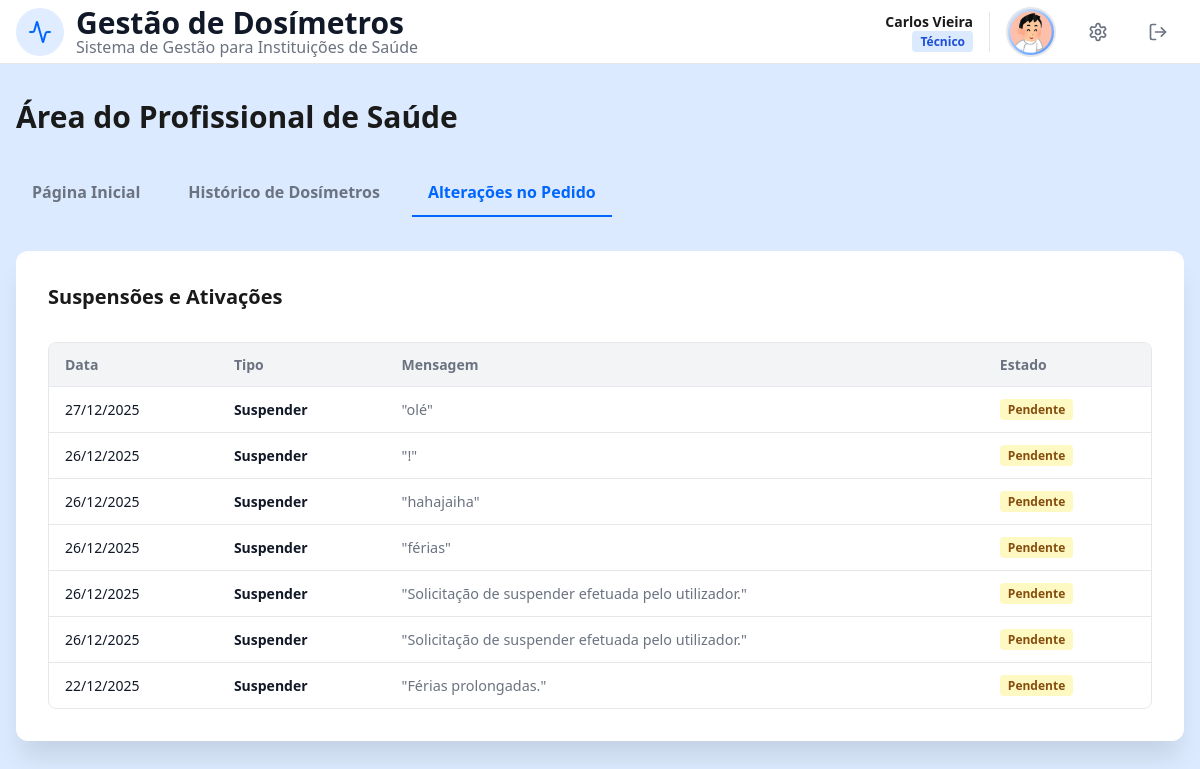
/HP.php?tab=alteracoes (signed in), run on an earlier commit of the app's database.
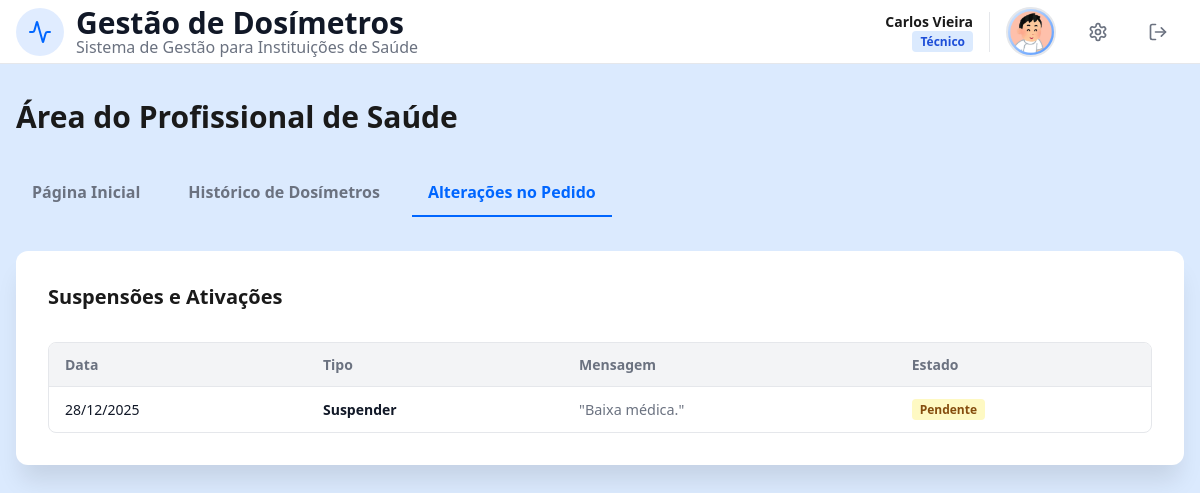
And on a later commit of the database.
### tables this page shows
CREATE TABLE ChangeRecord (
    idCR INTEGER PRIMARY KEY AUTOINCREMENT,
    idA INTEGER NOT NULL,
    idUser INTEGER NOT NULL,
    requestType TEXT CHECK(requestType IN ('Suspender','Ativar')) NOT NULL,
    message TEXT NOT NULL,
    requestDate DATETIME NOT NULL,
    status TEXT CHECK(status IN ('Pendente','Concluido', 'Rejeitado')) DEFAULT 'Pendente',

    idAdmin INTEGER,
    decisionDate DATETIME,
    finalStatus TEXT CHECK(finalStatus IN ('Ativo','Suspenso')),
    adminNote TEXT,

    FOREIGN KEY (idA) REFERENCES ApprovedRequest(idA) ON DELETE CASCADE,
    FOREIGN KEY (idUser) REFERENCES User(idU),
    FOREIGN KEY (idAdmin) REFERENCES User(idU)
);

### database/hp_db.php (called while the page is built, shortened)
<?php
function getChangeHistory($db, $idUser) {
    $sql = "SELECT
                cr.requestDate,
                cr.requestType,
                cr.message,
                cr.adminNote,
                cr.status
            FROM ChangeRecord cr
            WHERE cr.idUser = :idU
            ORDER BY cr.requestDate DESC";
    $stmt = $db->prepare($sql);
    $stmt->execute(['idU' => $idUser]);
    return $stmt->fetchAll(PDO::FETCH_ASSOC);
}
?>

### templates/hp_views.php (the view, shortened to what this page needs)
<?php
function getStatusClass($estado) {
    switch (strtolower(trim($estado))) {
        case 'pendente': return 'badge-yellow';
    }
}
function renderHPTabs($currentTab) {
    ?>
    <div class="admin-tabs">
        <a href="HP.php?tab=dashboard" class="tab-link <?php echo $currentTab=='dashboard'?'active':''; ?>">Página Inicial</a>
        <a href="HP.php?tab=historico" class="tab-link <?php echo $currentTab=='historico'?'active':''; ?>">Histórico de Dosímetros</a>
        <a href="HP.php?tab=alteracoes" class="tab-link <?php echo $currentTab=='alteracoes'?'active':''; ?>">Alterações no Pedido</a>
    </div>
    <?php
}
    ?>
    <?php
function renderChangesTab($alt) {
    ?>
    <div class="card mb2">
        <h2 class="titulo-separador mb1">Suspensões e Ativações</h2>
        <div class="table-container">
            <table class="admin-table">
                <thead><tr><th>Data</th><th>Tipo</th><th>Mensagem</th><th>Estado</th></tr></thead>
                <tbody>
                    <?php if (empty($alt)): ?>
                        <tr><td colspan="4" class="msg-nav text-center">Nenhum registo de alteração.</td></tr>
                    <?php else: ?>
                        <?php foreach ($alt as $a):
                            $data = !empty($a['requestDate']) ? date('d/m/Y', strtotime($a['requestDate'])) : '-';
                            $tipo = $a['requestType'] ?? 'N/D';
                            $mensagem = $a['message'] ?? '';
                            $statusRaw = $a['status'] ?? 'Pendente';
                            $statusClass = getStatusClass($statusRaw);
                        ?>
                        <tr>
                            <td><?php echo $data; ?></td>
                            <td><strong><?php echo htmlspecialchars($tipo); ?></strong></td>
                            <td>
                                <div class="com-cinza">"<?php echo htmlspecialchars($mensagem); ?>"</div>
                            </td>
                            <td><span class="<?php echo $statusClass; ?> role-badge"><?php echo htmlspecialchars($statusRaw); ?></span></td>
                        </tr>
                        <?php endforeach; ?>
                    <?php endif; ?>
                </tbody>
            </table>
        </div>
    </div>
    <?php
}
    ?>

### templates/header.php (shortened to what this page needs)
<?php function header_set($title = 'Gestão de Dosímetros') { ?>
    <!DOCTYPE html>
    <html lang="pt">
    <head>
        <link rel="stylesheet" href="css/style.css">
        <link rel="stylesheet" href="css/responsive.css">
    </head>
<?php } ?>

### HP.php (shortened to what this page needs)
<?php
require_once "database/connection.php";
require_once "database/hp_db.php";
require_once "templates/header.php";
require_once "templates/nav.php";
require_once "templates/hp_views.php";
$db = getDatabaseConnection();
$title = "Profissional de Saúde";
$tab = isset($_GET['tab']) ? $_GET['tab'] : 'dashboard';
$modalType = isset($_GET['modal']) ? $_GET['modal'] : null;
$idUsuario = $_SESSION['idU'];
header_set($title);
?>
<body>
    <div class="page-wrapper">
        <?php nav_set(); ?>
        <main class="main-container">
            <h1 class="titulo mb2">Área do Profissional de Saúde</h1>
            <?php renderHPTabs($tab); ?>
            <?php
            if ($tab === 'dashboard') {
                $hp = getHPProfile($db, $idUsuario);
                $last = getLastRequest($db, $idUsuario);
                $temPedidoPendente = checkPendingChange($db, $idUsuario);
                renderDashboard($hp, $last, $temPedidoPendente);
                $profModal = $hp['profession'] ?? 'N/D';
                $depModal = $hp['department'] ?? 'N/D';
                renderRequestModal($profModal, $depModal, ($modalType === 'abrir'));
                if ($modalType === 'suspender' || $modalType === 'ativar') {
                    renderSuspensionModal($modalType);
                }
            }
            elseif ($tab === 'historico') {
                $history = getDosimeterHistory($db, $idUsuario);
                $top = getLastRequest($db, $idUsuario);
                renderHistoryTab($history, $top);
            }
            elseif ($tab === 'alteracoes') {
                $reqs = getChangeHistory($db, $idUsuario);
                renderChangesTab($reqs);
            }
            ?>
        </main>
    </div>
</body>
</html>

### templates/nav.php (shortened to what this page needs)
<?php function nav_set() {
    $userName = isset($_SESSION['name']) ? $_SESSION['name'] : 'Utilizador';
    $userSurname = isset($_SESSION['surname']) ? $_SESSION['surname'] : '';
    $userType = isset($_SESSION['userType']) ? $_SESSION['userType'] : '';
    $profilePic = isset($_SESSION['profilePic']) ? $_SESSION['profilePic'] : 'foto/12225881.png';
    $roleLabel = isset($_SESSION['roleLabel']) ? $_SESSION['roleLabel'] : $userType;
    $badgeClass = 'badge-blue';
    ?>
            <header class="header1">
                <div class="header-container">
                    <div class="logo-area">
                        <div class="logo-box">
                            <img src="css/icon.svg" width="48" height="48" alt="Logo">
                        </div>
                        <div class="logo-text">
                            <h1>Gestão de Dosímetros</h1>
                            <p>Sistema de Gestão para Instituições de Saúde</p>
                        </div>
                    </div>
                    <div class="user-area">
                        <div class="user-info">
                            <span class="user-name">
                                <?php echo htmlspecialchars($userName . ' ' . $userSurname); ?>
                            </span>
                            <span class="role-badge <?php echo $badgeClass; ?>">
                                <?php echo htmlspecialchars($roleLabel); ?>
                            </span>
                        </div>
                        <img src="<?php echo htmlspecialchars($profilePic); ?>" alt="Perfil" class="profile-pic">
                        <div class="action-buttons">
                            <a href="perfil.php" class="btn btn-header" title="Perfil do Utilizador">
                            </a>
                            <a href="LogOut.php" class="btn btn-header" title="Sair">
                                <svg xmlns="http://www.w3.org/2000/svg" width="20" height="20" viewBox="0 0 24 24" fill="none" stroke="currentColor" stroke-width="2" stroke-linecap="round" stroke-linejoin="round">
                                    <path d="M9 21H5a2 2 0 0 1-2-2V5a2 2 0 0 1 2-2h4"/>
                                    <polyline points="16 17 21 12 16 7"/>
                                    <line x1="21" x2="9" y1="12" y2="12"/>
                                </svg>
                            </a>
                        </div>
                    </div>
                </div>
            </header>
<?php } ?>

What changed in the data, as far as the page shows it:
removed changerecord: requestDate "27/12/2025", requestType "Suspender", message "olé", status "Pendente"
removed changerecord: requestDate "26/12/2025", requestType "Suspender", message "!", status "Pendente"
removed changerecord: requestDate "26/12/2025", requestType "Suspender", message "hahajaiha", status "Pendente"
removed changerecord: requestDate "26/12/2025", requestType "Suspender", message "férias", status "Pendente"
removed changerecord: requestDate "26/12/2025", requestType "Suspender", message "Solicitação de suspender efetuada pelo utilizador.", status "Pendente"
removed changerecord: requestDate "26/12/2025", requestType "Suspender", message "Solicitação de suspender efetuada pelo utilizador.", status "Pendente"
no longer on this page (row edited): changerecord: requestDate "22/12/2025", requestType "Suspender", message "Férias prolongadas.", status "Pendente"
now on this page (row edited): changerecord: requestDate "28/12/2025", requestType "Suspender", message "Baixa médica.", status "Pendente"
